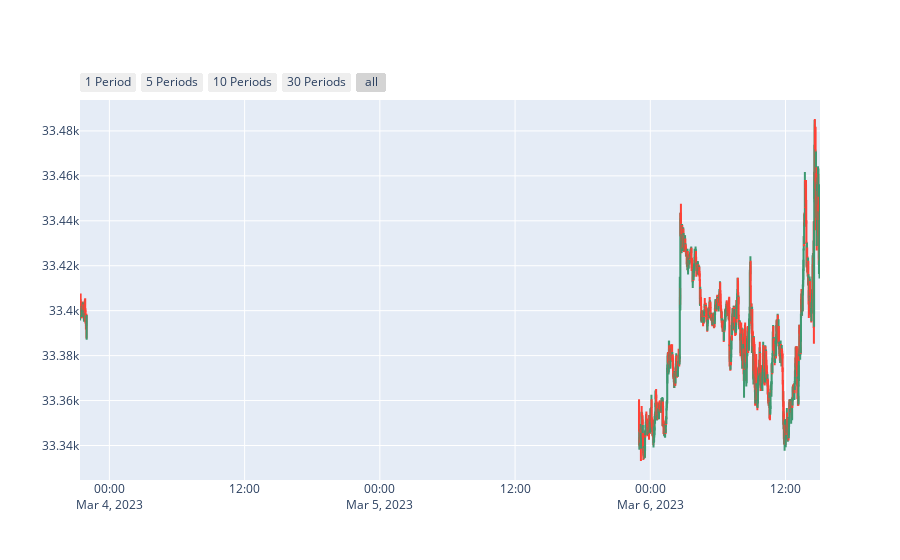

Notebook code cell kept with this figure:
### Code cell
# Define a figure
# Charts work better with minute data

chart = go.Figure()

# add a trace for a Candlestick graph
chart.add_trace(go.Candlestick())

# Map each column to the correct value from the downloaded data
chart.add_trace(go.Candlestick(
    x=chart_data.index,
    open = chart_data['open'], 
    high=chart_data['high'], 
    low=chart_data['low'], 
    close=chart_data['close'], 
    name = 'market data'))


# Include shortcut buttons
chart.update_xaxes( rangeslider_visible=False, rangeselector=dict(
    buttons=list([
        dict(count=1, label='1 Period', step="hour", stepmode="backward"),
        dict(count=5, label='5 Periods', step="hour", stepmode="backward"),
        #dict(count=6, label='6 Periods', step="hour", stepmode="backward"),
        dict(count=10, label='10 Periods', step="hour", stepmode="backward"),
        dict(count=30, label='30 Periods', step="hour", stepmode="backward"),
        dict(step="all") 
    ]) 
))
chart.show()

### Figure 1 — Plotly figure (JSON) as saved in the notebook; plotly's stock layout.template omitted (floating-point values rounded to 4 significant figures; data arrays with more than 128 entries replaced by an {"elided": "..."} marker saying what was removed)
{"data": [{"type": "candlestick"}, {"close": {"elided": "1000 float values"}, "high": {"elided": "1000 float values"}, "low": {"elided": "1000 float values"}, "name": "market data", "open": {"elided": "1000 float values"}, "type": "candlestick", "x": {"elided": "1000 str values"}}], "layout": {"xaxis": {"rangeselector": {"buttons": [{"count": 1, "label": "1 Period", "step": "hour", "stepmode": "backward"}, {"count": 5, "label": "5 Periods", "step": "hour", "stepmode": "backward"}, {"count": 10, "label": "10 Periods", "step": "hour", "stepmode": "backward"}, {"count": 30, "label": "30 Periods", "step": "hour", "stepmode": "backward"}, {"step": "all"}]}, "rangeslider": {"visible": false}}}}
